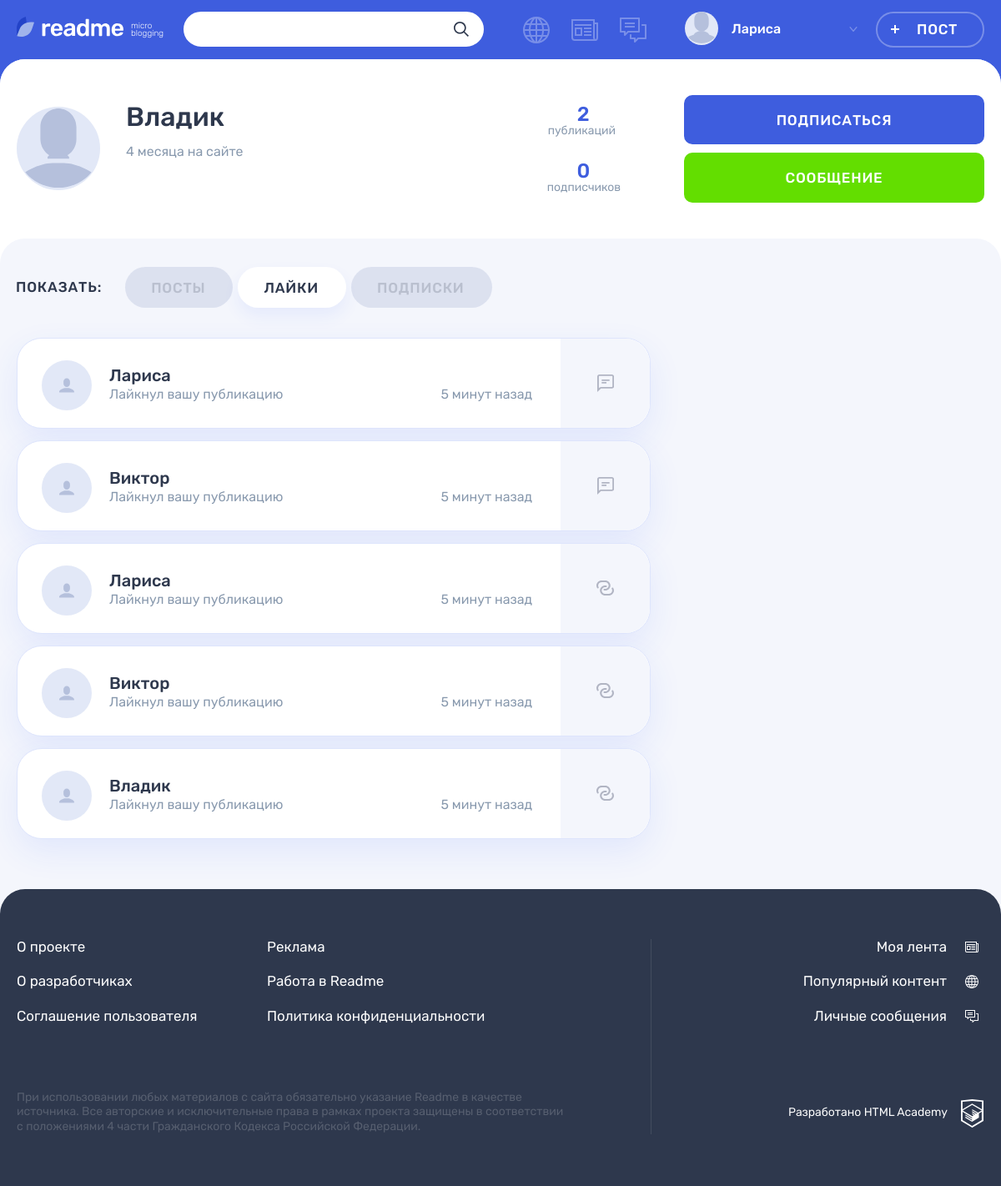
/profile.php?author_id=2&profile-content=likes (signed in), run on the app's committed database.
### tables this page shows
CREATE TABLE users (
  id INT UNSIGNED AUTO_INCREMENT PRIMARY KEY,
  registration_date DATETIME NOT NULL DEFAULT CURRENT_TIMESTAMP,
  email VARCHAR(255) NOT NULL UNIQUE,
  login VARCHAR(255) NOT NULL UNIQUE,
  password VARCHAR(255),
  avatar VARCHAR(255)
);

CREATE TABLE posts (
  id INT UNSIGNED AUTO_INCREMENT PRIMARY KEY,
  date_creation DATETIME NOT NULL DEFAULT CURRENT_TIMESTAMP,
  title VARCHAR(255) NOT NULL,
  content TEXT(1000) DEFAULT NULL,
  quote_author VARCHAR(255) DEFAULT NULL,
  image TEXT DEFAULT NULL,
  video VARCHAR(255) DEFAULT NULL,
  website_link VARCHAR(255) DEFAULT NULL,
  views_number INT DEFAULT 0,
  author_id INT UNSIGNED,
  type_id INT UNSIGNED,
  original_recoding_author INT UNSIGNED,
  original_id INT UNSIGNED,
  repost BOOLEAN DEFAULT NULL,

  FOREIGN KEY (author_id) REFERENCES users (id),
  FOREIGN KEY (type_id) REFERENCES content_type (id),
  FOREIGN KEY (original_recoding_author) REFERENCES users (id),
  FOREIGN KEY (original_id) REFERENCES posts (id)
);

### helpers.php (called while the page is built, shortened)
<?php
function get_noun_plural_form(int $number, string $one, string $two, string $many): string
{
    $number = (int)$number;
    $mod10 = $number % 10;
    $mod100 = $number % 100;
    switch (true) {
        case ($mod100 >= 11 && $mod100 <= 20):
            return $many;
        case ($mod10 >= 2 && $mod10 <= 4):
            return $two;
        default:
            return $many;
    }
}
function include_template(string $name, array $data = []): string
{
    $name = 'templates/' . $name;
    extract($data);
    require $name;
    $result = ob_get_clean();
    return $result;
}
function getRelativeFormat(string $date, string $value="назад"): string {
    $currentDate = new DateTime("", new DateTimeZone("Europe/Moscow"));
    $publicationDate = new DateTime($date);
    $difference = $currentDate->diff($publicationDate);
    $minutes = $difference->i;
    $hours = $difference->h;
    $days = $difference->d;
    $weeks = floor($days / 7);
    $months = $difference->m;
    $minute = get_noun_plural_form($minutes, 'минуту', 'минуты', 'минут');
    $hour = get_noun_plural_form($hours, 'час', 'часа', 'часов');
    $day = get_noun_plural_form($days, 'день', 'дня', 'дней');
    $week = get_noun_plural_form($weeks, 'неделю', 'недели', 'недель');
    $month = get_noun_plural_form($months, 'месяц', 'месяца', 'месяцев');
    if ($months > 0) {
        $timeDifference = "{$months} {$month} {$value}";
    } elseif ($weeks > 0) {
        $timeDifference = "{$weeks} {$week} {$value}";
    } elseif ($days > 0) {
        $timeDifference = "{$days} {$day} {$value}";
    } elseif ($hours > 0) {
        $timeDifference = "{$hours} {$hour} {$value}";
    } elseif ($minutes > 0) {
        $timeDifference = "{$minutes} {$minute} {$value}";
    } else {
        $timeDifference = "только что";
    }
    return $timeDifference;
}

### templates/profile-likes.php (the view, shortened to what this page needs)
<section class="profile__likes tabs__content tabs__content--active">
  <ul class="profile__likes-list">
    <?php foreach ($likedPosts as $likedPost): ?>
    <li class="post-mini post-mini--<?= $likedPost['icon_class'] ?> post user">
      <div class="post-mini__user-info user__info">
        <div class="post-mini__avatar user__avatar">
        </div>
        <div class="post-mini__name-wrapper user__name-wrapper">
          <a class="post-mini__name user__name" href="#">
            <span><?= $likedPost['login'] ?></span>
          </a>
          <div class="post-mini__action">
            <span class="post-mini__activity user__additional">Лайкнул вашу публикацию</span>
            <time class="post-mini__time user__additional" datetime="2014-03-20T20:20">5 минут назад</time>
          </div>
        </div>
      </div>
      <div class="post-mini__preview">
        <a class="post-mini__link" href="post.php?post-id=<?= htmlspecialchars($likedPost['id']) ?>" title="Перейти на публикацию">
          <?php if ($likedPost['icon_class'] === $types[2]): ?>
          <div class="post-mini__image-wrapper">
            <img class="post-mini__image" src="uploads/<?= htmlspecialchars($likedPost['image']) ?>" width="109" height="109" alt="Превью публикации">
          </div>
          <span class="visually-hidden">Фото</span>
          <?php elseif ($likedPost['icon_class'] === $types[1]): ?>
          <svg class="post-mini__preview-icon" width="20" height="21">
            <use xlink:href="#icon-filter-text"></use>
          </svg>
          <?php elseif ($likedPost['icon_class'] === $types[3]): ?>
          <svg class="post-mini__preview-icon" width="21" height="18">
            <use xlink:href="#icon-filter-link"></use>
          </svg>
          <?php endif ?>
        </a>
      </div>
    </li>
    <?php endforeach ?>
  </ul>
</section>

### templates/profile.php (shortened to what this page needs)
<main class="page__main page__main--profile">
  <div class="profile profile--posts">
    <div class="profile__user-wrapper">
      <div class="profile__user user container">
        <div class="profile__user-info user__info">
          <div class="profile__avatar user__avatar">
            <img class="profile__picture user__picture" src="uploads/<?= !empty($authorData['avatar']) && file_exists('uploads/' . $authorData['avatar']) ? htmlspecialchars($authorData['avatar']) : "icon-input-user.svg" ?>" alt="Аватар пользователя">
          </div>
          <div class="profile__name-wrapper user__name-wrapper">
            <span class="profile__name user__name"><?= htmlspecialchars($authorData['login']) ?></span>
            <time class="profile__user-time user__time" datetime="<?= htmlspecialchars($authorData['registration_date']) ?>"><?= getRelativeFormat(htmlspecialchars($authorData['registration_date']), "на сайте") ?></time>
          </div>
        </div>
        <div class="profile__rating user__rating">
          <p class="profile__rating-item user__rating-item user__rating-item--publications">
            <span class="user__rating-amount"><?= $postsCount ?></span>
            <span class="profile__rating-text user__rating-text">публикаций</span>
          </p>
          <p class="profile__rating-item user__rating-item user__rating-item--subscribers">
            <span class="user__rating-amount"><?= $followerCounts['count'] ?></span>
            <span class="profile__rating-text user__rating-text">подписчиков</span>
          </p>
        </div>
        <div class="profile__user-buttons user__buttons">
          <?php if ($followerInformation['follower'] !== $user): ?>
          <a class="profile__user-button user__button user__button--subscription button button--main" href="subscription.php?author_id=<?= $_GET['author_id'] ?>">Подписаться</a>
          <?php  else: ?>
          <a class="profile__user-button user__button user__button--subscription button button--main" href="subscription.php?author_id=<?= $_GET['author_id'] ?>">Отписаться</a>
          <?php endif ?>
          <a class="profile__user-button user__button user__button--writing button button--green" href="#">Сообщение</a>
        </div>
      </div>
    </div>
    <div class="profile__tabs-wrapper tabs">
      <div class="container">
        <div class="profile__tabs filters">
          <b class="profile__tabs-caption filters__caption">Показать:</b>
          <ul class="profile__tabs-list filters__list tabs__list">
            <li class="profile__tabs-item filters__item">
              <a class="profile__tabs-link filters__button<?= $activeClass = !isset($_GET['profile-content']) ? ' filters__button--active tabs__item tabs__item--active' : ''; ?> button" href="profile.php?author_id=<?= $_GET['author_id'] ?>">Посты</a>
            </li>
            <li class="profile__tabs-item filters__item">
              <a class="profile__tabs-link filters__button<?= $activeClass = isset($_GET['profile-content']) && $_GET['profile-content'] === 'likes' ? ' filters__button--active tabs__item tabs__item--active' : ''; ?> button" href="profile.php?author_id=<?= $_GET['author_id'] ?>&profile-content=likes">Лайки</a>
            </li>
            <li class="profile__tabs-item filters__item">
              <a class="profile__tabs-link filters__button <?= $activeClass = isset($_GET['profile-content']) && $_GET['profile-content'] === 'subscriptions' ? ' filters__button--active tabs__item tabs__item--active' : ''; ?> button" href="profile.php?author_id=<?= $_GET['author_id'] ?>&profile-content=subscriptions">Подписки</a>
            </li>
          </ul>
        </div>
        <div class="profile__tab-content">
          <?= $profileContent ?>
        </div>
      </div>
    </div>
  </div>
</main>

### data on the page
users: login "Владик", registration_date "4 месяца на сайте"
posts: users.login "Лариса", users.login "Виктор"
posts: users.login "Лариса", users.login "Виктор", author.login "Владик"

### other printed values
$userName "Лариса"
$postsCount "2"
$followerCounts['count'] "0"
